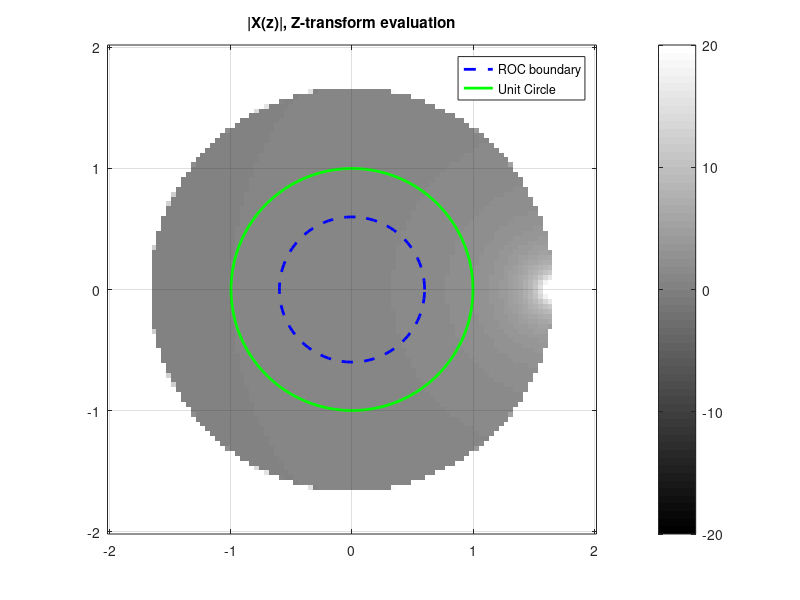

Recreate this plot in MATLAB.
a = 0.6;
n = 0:999;
x_n = a .^ n;

[x, y] = meshgrid(linspace(-2, 2, 100), linspace(-2, 2, 100));
z = x + 1i * y;

X = arrayfun(@(zval) sum(x_n .* (zval .^ n)), z);
X(isnan(X(:))) = Inf;


% Plot the magnitude of the Z-Transform
zvals = linspace(-2, 2, 100);
imagesc(zvals, zvals, abs(X));
axis xy; axis square; grid on;
title('|X(z)|, Z-transform evaluation');
colormap('gray');
colorbar;
caxis([-20 20]);

% Hold the current plot
hold on;

leg = {'ROC boundary','Unit Circle'}
% Plot the ROC boundary at |z| = a
theta = linspace(0, 2*pi, 100);
x_roc = a * cos(theta);
y_roc = a * sin(theta);
plot(x_roc, y_roc, 'b--', 'LineWidth', 2);

% Plot the unit circle |z| = 1
x_unit = cos(theta);
y_unit = sin(theta);
plot(x_unit, y_unit, 'g', 'LineWidth', 2);
legend(leg)
% Release the hold
hold off;
